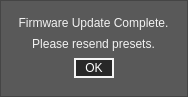
<?xml version="1.0" encoding="UTF-8"?>
<ui version="4.0">
 <class>FwUpdateCompleteForm</class>
 <widget class="QWidget" name="FwUpdateCompleteForm">
  <property name="geometry">
   <rect>
    <x>0</x>
    <y>0</y>
    <width>188</width>
    <height>97</height>
   </rect>
  </property>
  <property name="windowTitle">
   <string>Form</string>
  </property>
  <property name="styleSheet">
   <string notr="true">QWidget
{
	background: rgb(89, 89, 89);
}

/*-------QLabel-------*/
QLabel
{
	color: rgb(245, 245, 245);
}

/*----------- QPushButton ------------*/
QPushButton
{
	background: rgb(40, 40, 40);
	color: white;
	border: 2px solid rgb(245, 245, 245);
	font: 10pt &quot;Futura PT&quot;;
	padding: 0,1,0,0;
}

QPushButton:pressed
{
	background: rgb(245, 245, 245);
	color: black;
	border: 2px solid rgb(245, 245, 245);
	font: 10pt &quot;Futura PT&quot;;
	padding: 0, 1, 0, 0;
}

</string>
  </property>
  <widget class="QFrame" name="warningFrame">
   <property name="geometry">
    <rect>
     <x>0</x>
     <y>0</y>
     <width>188</width>
     <height>97</height>
    </rect>
   </property>
   <property name="focusPolicy">
    <enum>Qt::NoFocus</enum>
   </property>
   <property name="styleSheet">
    <string notr="true"/>
   </property>
   <property name="frameShape">
    <enum>QFrame::StyledPanel</enum>
   </property>
   <property name="frameShadow">
    <enum>QFrame::Raised</enum>
   </property>
   <widget class="QFrame" name="warningSubFrame">
    <property name="geometry">
     <rect>
      <x>8</x>
      <y>8</y>
      <width>171</width>
      <height>81</height>
     </rect>
    </property>
    <property name="focusPolicy">
     <enum>Qt::NoFocus</enum>
    </property>
    <property name="styleSheet">
     <string notr="true">QFrame
{
	background: transparent;
	border-bottom-left-radius:4.0;
	border-bottom-right-radius:4.0;
	border-top-left-radius:4.0;
	border-top-right-radius:4.0;
	border:none;
}

QLabel
{
	font: 12pt &quot;Futura PT&quot;;
	color: rgb(242, 242, 242);
}
</string>
    </property>
    <property name="frameShape">
     <enum>QFrame::StyledPanel</enum>
    </property>
    <property name="frameShadow">
     <enum>QFrame::Raised</enum>
    </property>
    <widget class="QLabel" name="updateComplete">
     <property name="geometry">
      <rect>
       <x>0</x>
       <y>-1</y>
       <width>171</width>
       <height>31</height>
      </rect>
     </property>
     <property name="focusPolicy">
      <enum>Qt::NoFocus</enum>
     </property>
     <property name="styleSheet">
      <string notr="true"/>
     </property>
     <property name="text">
      <string>Firmware Update Complete.</string>
     </property>
     <property name="alignment">
      <set>Qt::AlignCenter</set>
     </property>
    </widget>
    <widget class="QPushButton" name="ok">
     <property name="geometry">
      <rect>
       <x>66</x>
       <y>50</y>
       <width>40</width>
       <height>20</height>
      </rect>
     </property>
     <property name="focusPolicy">
      <enum>Qt::TabFocus</enum>
     </property>
     <property name="toolTip">
      <string>Confirm and close dialog.</string>
     </property>
     <property name="styleSheet">
      <string notr="true"/>
     </property>
     <property name="text">
      <string>OK</string>
     </property>
    </widget>
    <widget class="QLabel" name="updateComplete_2">
     <property name="geometry">
      <rect>
       <x>0</x>
       <y>20</y>
       <width>171</width>
       <height>31</height>
      </rect>
     </property>
     <property name="focusPolicy">
      <enum>Qt::NoFocus</enum>
     </property>
     <property name="styleSheet">
      <string notr="true"/>
     </property>
     <property name="text">
      <string>Please resend presets.</string>
     </property>
     <property name="alignment">
      <set>Qt::AlignCenter</set>
     </property>
    </widget>
   </widget>
  </widget>
 </widget>
 <resources/>
 <connections/>
</ui>
